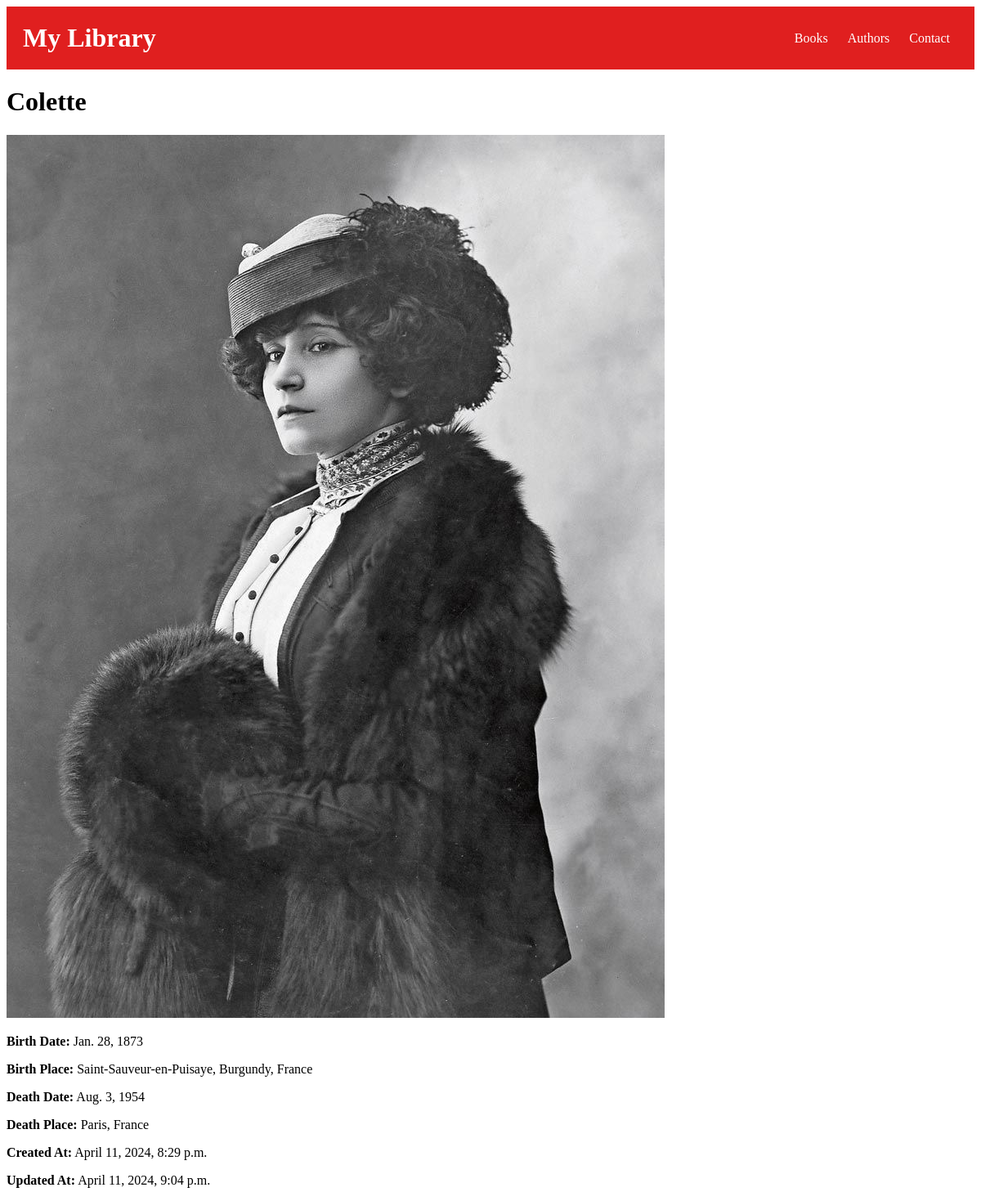
Page /authors/3/ on the committed database.
### market/models/author.py (models this page shows, shortened)
class Author(models.Model):
    name = models.CharField(max_length=100, verbose_name=_("author name"))
    birth_date = models.DateField(verbose_name=_("birth date"))
    birth_place = models.CharField(max_length=100, verbose_name=_("birth place"))
    death_date = models.DateField(verbose_name=_("death date"), null=True, blank=True)
    death_place = models.CharField(max_length=100, verbose_name=_("death place"), null=True, blank=True)
    portrait = models.ImageField(upload_to='portraits/', blank=True, verbose_name=_("author portrait"))
    created_at = models.DateTimeField(auto_now_add=True, verbose_name=_("created at"))
    updated_at = models.DateTimeField(auto_now=True, verbose_name=_("updated at"))
    class Meta:
        ordering = ['name']
        verbose_name = _("author")
        verbose_name_plural = _("authors")

### market/views/author.py (the view)
# urls.py: path('authors/<int:author_id>/', authors.AuthorDetailView.as_view(), name='author_detail'),
class AuthorDetailView(DetailView):
    model = Author
    template_name = 'author/author_detail.html'
    context_object_name = 'author'
    pk_url_kwarg = 'author_id'
    query_pk_and_slug = True
    slug_field = 'name'
    slug_url_kwarg = 'author_name'
    extra_context = {}
    extra_context['title'] = 'Author Detail'
    extra_context['header'] = 'Author Detail'
    extra_context['description'] = 'This is the detail of the author'
    extra_context['keywords'] = 'author, detail, author detail'

### market/templates/author/author_detail.html
{% extends 'main.html' %}
{% block content %}
    <h1>{{ author.name }}</h1>
    <img src="{{ author.portrait.url }}" alt="{{ author.name }} Photo">
    <p><strong>Birth Date:</strong> {{ author.birth_date }}</p>
    <p><strong>Birth Place:</strong> {{ author.birth_place }}</p>
    {% if author.death_date %}
    <p><strong>Death Date:</strong> {{ author.death_date }}</p>
    {% endif %}
    {% if author.death_place %}
    <p><strong>Death Place:</strong> {{ author.death_place }}</p>
    {% endif %}
    <p><strong>Created At:</strong> {{ author.created_at }}</p>
    <p><strong>Updated At:</strong> {{ author.updated_at }}</p>
{% endblock %}

### rows in the picture
Author: name "Colette", portrait (picture), birth_date "Jan. 28, 1873", birth_place "Saint-Sauveur-en-Puisaye, Burgundy, France", death_date "Aug. 3, 1954", death_place "Paris, France", created_at "April 11, 2024, 8:29 p.m.", updated_at "April 11, 2024, 9:04 p.m."
